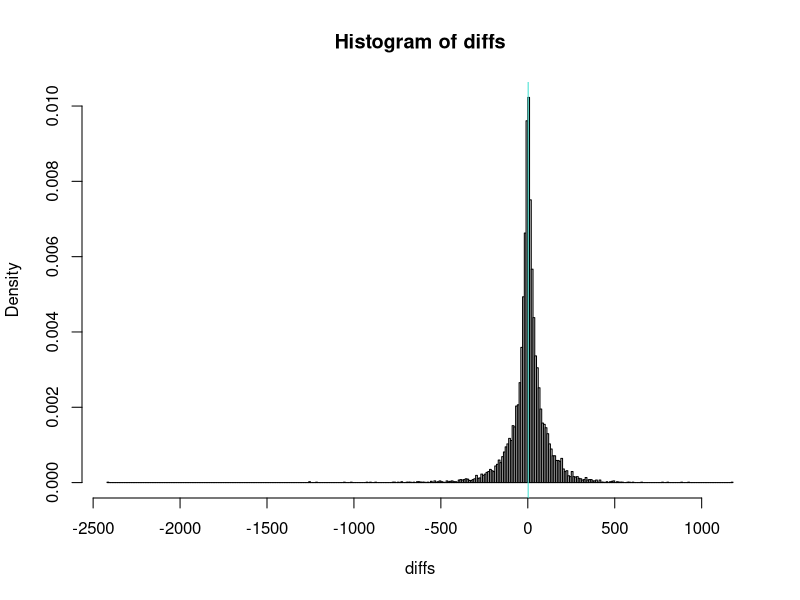
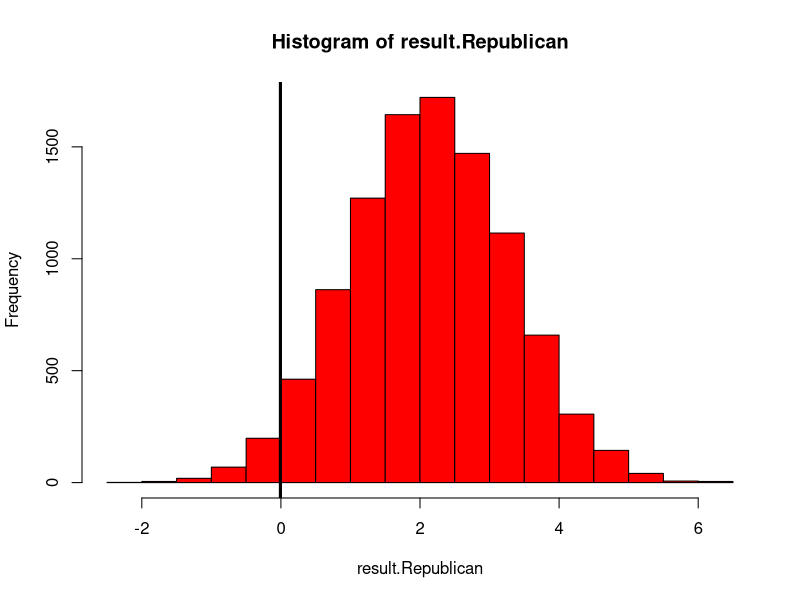
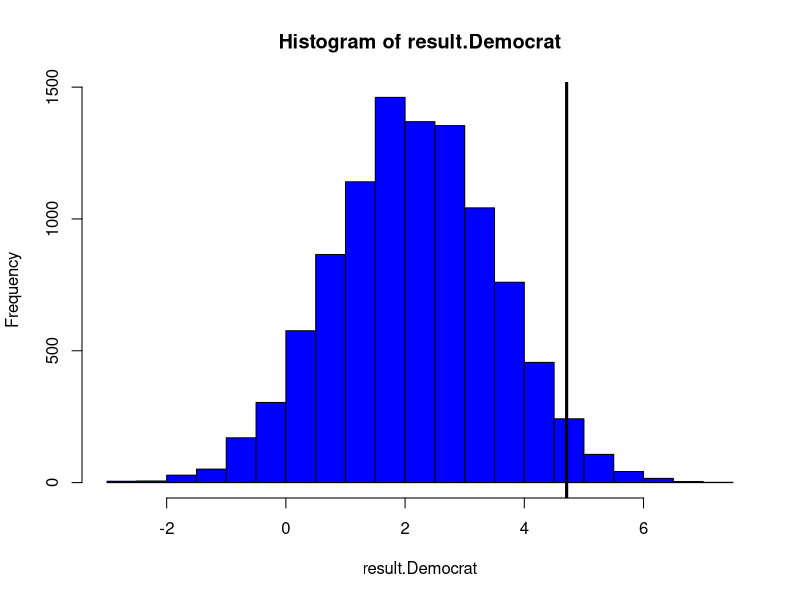
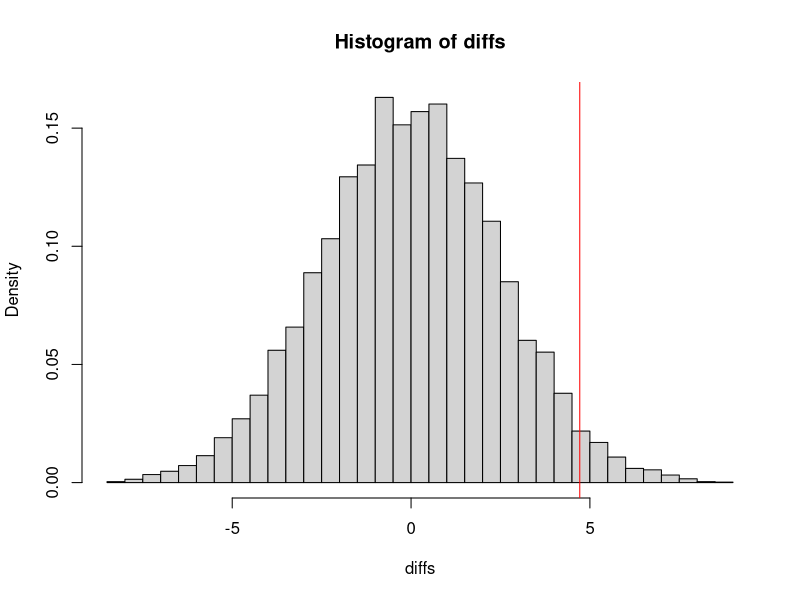
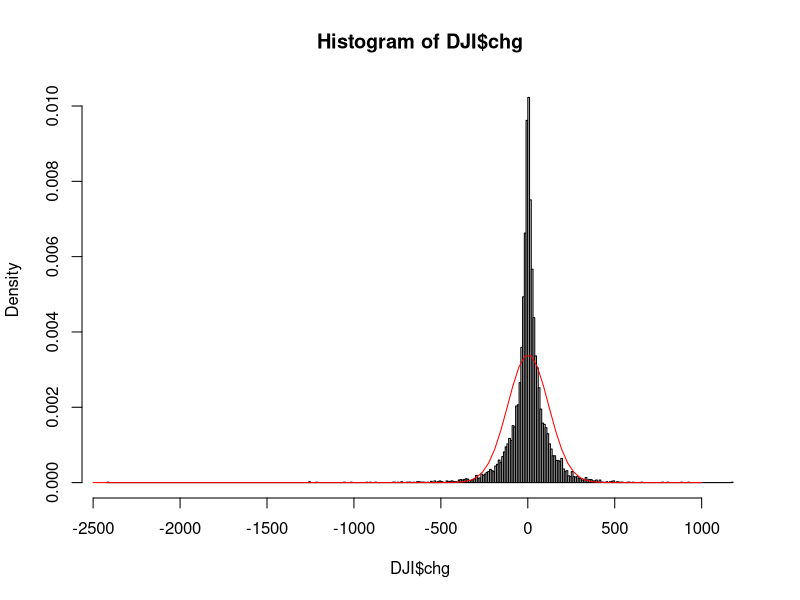
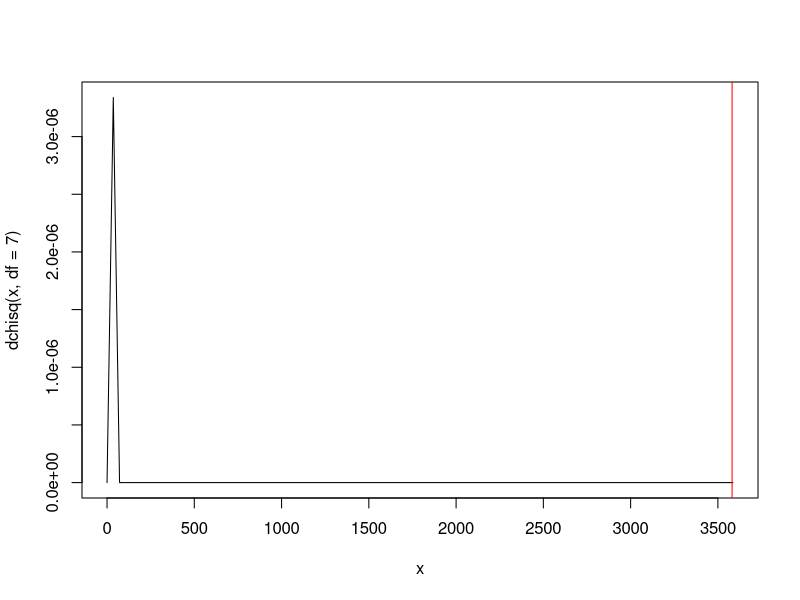
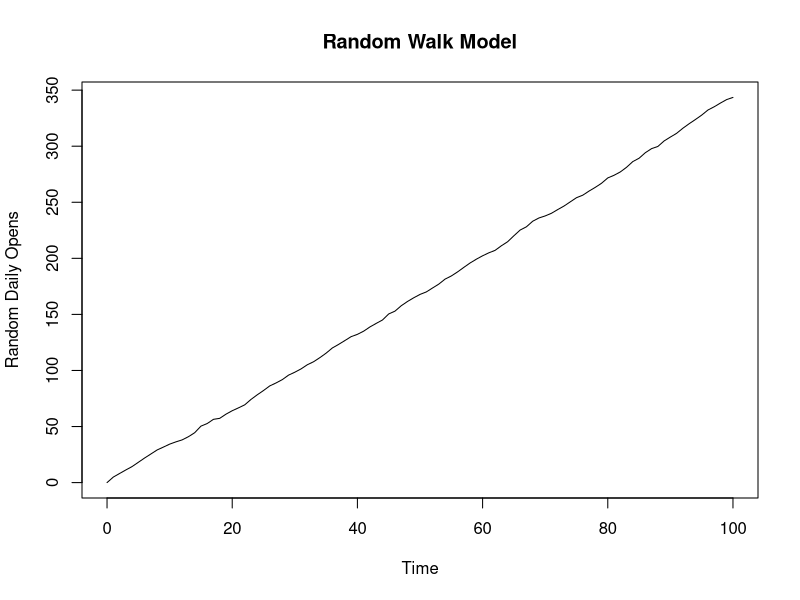
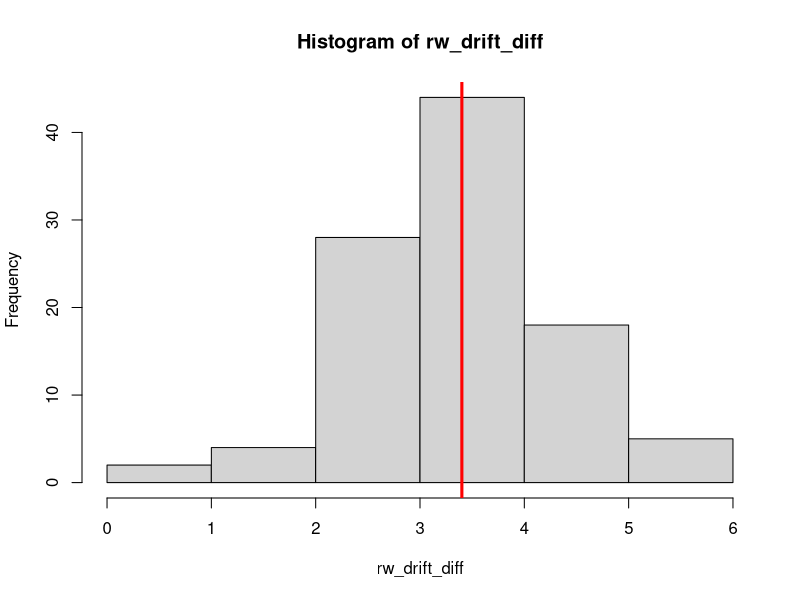

Write R code to recreate these figures, in order.
#This is where our main code for our project will go!
DJI <- read.csv("DJI.csv"); head(DJI)

#Create 'Regime' Categories (Regan, Bush, etc.)
DJI["Regime"] <- "None" #Set blank column

#Set the dates for each regime
#Each 'term' is denoted from inaugaration day 
#to the day before the next regime's inaugaration day
dates <- sapply(DJI["Date"], function(x) as.Date(x)) #Convert CSV date character objects 
#to date objects
DJI[dates < as.Date("1989-01-20"), "Regime"] <- "RR"
DJI[dates >= as.Date("1989-01-20") & dates < as.Date("1993-01-20"), "Regime"] <- "GHWB"
DJI[dates >= as.Date("1993-01-20") & dates < as.Date("2001-01-20"), "Regime"] <- "BC"
DJI[dates >= as.Date("2001-01-20") & dates < as.Date("2009-01-20"), "Regime"] <- "GWB"
DJI[dates >= as.Date("2009-01-20") & dates < as.Date("2017-01-20"), "Regime"] <- "BO"
DJI[dates >= as.Date("2017-01-20"), "Regime"] <- "DJT"

#Create a binary category for the political party in control of the White House 
#(Republican = 1, Democrat = 0)
Republican <- (DJI$Regime == "RR") | (DJI$Regime == "GHWB") | (DJI$Regime == "GWB") | (DJI$Regime == "DJT")
DJI <- data.frame(DJI, Republican); head(DJI); sum(Republican); mean(Republican)

#Create a binary category for expansion vs recession year
DJI["Recession"] <- FALSE

#Extract years from date column
DJI.year <- format(as.Date(DJI$Date),"%Y")

#Set the dates
DJI[DJI.year == 1980, "Recession"] <- TRUE
DJI[DJI.year >= 1981 & DJI.year  <= 1981, "Recession"] <- TRUE
DJI[DJI.year >= 1990 & DJI.year  <= 1991, "Recession"] <- TRUE
DJI[DJI.year == 2001, "Recession"] <- TRUE
DJI[DJI.year >= 2007 & DJI.year <= 2009, "Recession"] <- TRUE
DJI[DJI.year >= 2020, "Recession"] <- TRUE

#Set up indices for permutation test by party and president 
index.Republican <- DJI$Republican ; sum(index.Republican) # 4822, matches
index.RR <- (DJI$Regime == "RR") ; sum(index.RR) # 1005
index.GHWB <- (DJI$Regime == "GHWB") ; sum(index.GHWB) # 1011
index.BC <- (DJI$Regime == "BC") ; sum(index.BC) # 2021
index.GWB <- (DJI$Regime == "GWB") ; sum(index.GWB) # 2009
index.BO <- (DJI$Regime == "BO") ; sum(index.BO) # 2015
index.DJT <- (DJI$Regime == "DJT") ; sum(index.DJT) # 797
dim(DJI) ; sum(c(index.RR, index.GHWB, index.BC, index.GWB, index.BO, index.DJT)) # 8858, matches

# Create vector for difference between daily Open values
Open <- DJI$Open
N <- length(Open) ; diffs <- numeric(N - 1)
for (i in 1:N - 1) {
  diffs[i] <- Open[i + 1] - Open[i]
}
head(diffs) # there are some rather large values with double digits before the decimal
length(diffs) # 8857 as expected
sum(diffs)  # 18975.43 so over double the number of observations
mu.chg.open <- mean(diffs) # 2.142422 around what we expected based on the aforementioned values
med.chg.open <- median(diffs) # 3.4297 is higher than mean, indicating more extreme lesser values
var.chg.open <- var(diffs) # whopping 13760.49 for variance, we expect this to increase over time
hist(diffs, breaks = "fd", prob = TRUE) 
# resembles normal distribution with narrow concentration around sharp peak at mean 
# and with long tails, with more extreme negative values
abline(v = mu.chg.open, col = "turquoise")

chg <- numeric(nrow(DJI))
chg[1] <- 0 ; chg[2:nrow(DJI)] <- diffs; chg <- data.frame(chg)
DJI <- data.frame(DJI,chg); head(DJI)

diffs.Republican <- diffs[index.Republican[-1]]
mu.RepDiffs <- mean(diffs.Republican) # -.006959248
diffs.Democrat <- diffs[!(index.Republican[-1])]
mu.DemDiffs <- mean(diffs.Democrat)
mean(diffs.Democrat) # 4.709857
# The means seem different, but given the large variance, this is doubtful.

#Permutation Test
N <- 10^4; result.Republican <- numeric(N); result.Democrat <- numeric(N)
for (i in 1:N) {
  smpl <- sample(index.Republican[-1], replace = FALSE)
  smpl.Republican <- diffs[smpl]
  smpl.Democrat <- diffs[!smpl]
  result.Republican[i] <- mean(smpl.Republican)
  result.Democrat[i] <- mean(smpl.Democrat)
}

#Republican Result
hist(result.Republican, col = "red")
abline(v = mu.RepDiffs, col = "black", lwd = 3)
mu.result.Republican <- mean(result.Republican) ; mu.result.Republican ; mu.RepDiffs
mean(result.Republican <= mu.RepDiffs) 
#2.88% chance of seeing this statistic thus it is statistically significant.

#Democrat Result
hist(result.Democrat, col = "blue")
abline(v = mu.DemDiffs, col = "black", lwd = 3)
mu.result.Democrat <- mean(result.Democrat) ; mu.result.Democrat ; mu.DemDiffs
mean(result.Democrat >= mu.DemDiffs) 
#2.88% chance. Whoa, both means are equally statistically significant.

#Combined Attempt
RepAvg <- sum(DJI$chg*(DJI$Republican == TRUE))/sum(DJI$Republican == TRUE) ; RepAvg
DemAvg <- sum(DJI$chg*(DJI$Republican == FALSE))/sum(DJI$Republican == FALSE) ; DemAvg
Obs <-  DemAvg - RepAvg; Obs

N <- 10^4 #number of simulations
diffs <- numeric(N) #this is the vector that will store our simulated differences
for (i in 1:N) {
  Rep <- sample(DJI$Republican) #This is our permuted party column
  RepMu <- sum(DJI$chg*(Rep == TRUE))/sum(Rep == TRUE) ; RepMu
  DemMu <- sum(DJI$chg*(Rep == FALSE))/sum(Rep == FALSE) ; DemMu
  diffs[i] <- DemMu - RepMu
}
mean(diffs) #inspecting that these are indeed close to zero
hist(diffs, breaks = "FD", probability = TRUE)
abline(v = Obs, col = "red")

pvalue <-  (sum(diffs >= Obs)+1)/(N+1) ; pvalue
pvalue <- (sum(diffs >= Obs) + 1)/(N + 1) ; pvalue 
# 2.71% chance that this extreme of an observed difference would arise by chance .

## Contingency table with chi-square test for political party and recession. 
sum(DJI$Recession)/length(DJI$Recession) # 17.67% of observations are in recession years
obs.tbl <- table(DJI$Republican,DJI$Recession) # Republican has more Recession
exp.tbl <- outer(rowSums(obs.tbl), colSums(obs.tbl))/sum(obs.tbl)
obs.tbl ; exp.tbl
chisq.test(DJI$Republican,DJI$Recession)
# p-value is less than 2.2e-16, far below our .05 threshold, so there would be a very
# small chance that the observed contingency table would arise by chance.
# Thus, the observations provide sufficient evidence to reject the null hypothesis
# that Republican and Democratic regimes are equally likely to be associated with recession
# years from 1985 to early 2020. 

## Can you make this more granular by leveraging recession by quarter instead of year?
## Can we do a contingency table that is larger than 2x2 by using regime intead of party?

## Let's apply simulation methods to the day-over-day (DOD) change in Open values. 
## We can also run this and the previous analyses on the other numerical columns 
## of DJI to see if we arise at similar or different results, 
## once we finish the first round of analysis the DOD change in Open values. 
## If we set up the simulations appropriately, we should expect to see in our results that 
## a greater sample size or a greater number of simulations yields increasingly higher 
## variance, potentially indicated by fat tails when plotting the distribution of the results. 
## Can you figure out a way to leverage a chi-square test or CLT here?

#Bruno: I think one good way to show that the data has infinite variance is to show that it cannot be
#modeled with a Normal distribution. (Then we can fit something like a Cauchy distribution later)
#I'm open to taking this out, but I thought we could try to get feedback on it at least!
#So what we are checking is if the daily price fluxes for the Dow Jones have infinite variance
hist(DJI$chg, breaks = "FD", probability = TRUE) #already doesn't look super promising
mu <- mean(DJI$chg)
sigma <- sd(DJI$chg)
curve(dnorm(x,mu,sigma), from = -2500, to = 1000, add = TRUE, col = "red")
n1 <- qnorm(0.1, mu, sigma); n1    #10% of the normal distribution lies below this value
pnorm(n1, mu, sigma)       
mean(DJI$chg <= n1) #6.2%, not great, we would epxect something closer to 10% if it were Normal
#Now let's create a vector of deciles so that we can split our data and see if it falls as expected
dec <- qnorm(seq(0.0,1,by = 0.1), mu,sigma); dec  #11 bins
Exp <- rep(length(DJI$chg)/10,10); Exp 
binchg <- numeric(10)
for(i in 1:10){
  binchg[i] <- sum((DJI$chg >= dec[i]) & (DJI$chg <= dec[i+1] )) ; binchg
}
#Finally we can test for uniformity using a chi-squared test.
ChiStat <- sum((binchg - Exp)^2/Exp); ChiStat #3581.397
#We estimated two parameters (using the sample mean and standard deviation), which costs two degrees of freedom, 
#and we have set the total days to match our sample which costs another so we have 10 - 3 = 7 degrees of freedom
curve(dchisq(x, df = 7), from = 0, to = ChiStat + 5)
abline(v=ChiStat, col = "red") 
pchisq(ChiStat, df = 7, lower.tail = FALSE) # 0
#Given this extremely low chi-square value, it seems that the normal distribution is not a good model (at all)
#for the daily fluxes in the Dow Jones Industrial Average. So let's now check how a model with infinite variance
#fits the data. 

## Generate a RW model with a drift using arima.sim
# Choose one of the two lines of code below, one for mean and one for median of our DOD value changes.
rw_drift <- arima.sim(model = list(order = c(0,1,0)), n = 100, mean = mu.chg.open)
rw_drift <- arima.sim(model = list(order = c(0,1,0)), n = 100, mean = med.chg.open)
# Plot rw_drift
plot(rw_drift, type = "l", xlab = "Time", ylab = "Random Daily Opens", main = "Random Walk Model")
# this lacks the volatility of the DJI
# Calculate the first difference series rw_drift_diff <-
N <- length(rw_drift); rw_drift_diff <- numeric(N)
for (i in 2:length(rw_drift)) {
  rw_drift_diff[i] <- rw_drift[i] - rw_drift[i - 1] }
rw_drift_diff # no negative values, does not model DJI DOD changes very well
#Mean of the First Difference Series
mean(rw_drift_diff) # 2.222279 when using mean, 3.263219 when using median
#Plot a histogram of the values and draw the mean/median using abline
hist(rw_drift_diff); abline(v = mean(rw_drift_diff), col = "red", lwd = 3)
#Plot the values of the time series and draw the mean/median using abline - and we get a constant!
plot(rw_drift_diff, type = "l", xlab = "Time", ylab = "Differences in Random Daily Opens",
     main = "First Difference Series"); abline(h = mean(rw_drift_diff), col = "red", lwd = 3)

## Should we perform this analysis for High, Low or Close? Does it change anything?
## Does using a logarithmic or exponential model make the data behave better?
## Given that our observed DOD data produces low frequency, extreme values, particularly negative,
## how do we do a better job of fitting a probability distribution model to our observed data? 
## That is, can we slice our data differently, change the parameters of the random walk model,
## or use a different distribution altogether to model our data? We could use Cauchy, Levy, Pareto, 
## T or other distributions with infinite variance. Are there any that look like our histogram?
## Is this necessary in order to test for infinite variance? 
## Does the current random walk model invalidate our test for infinite variance on the observed data?
## Or can we test for infinite variance without worrying about any model at all? 
## Perhaps partial variance can help here?
## Can we build out the partial variance model and visualization per the shared stackexchange post?

